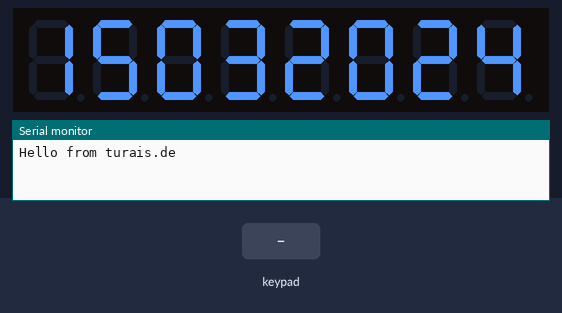
Recording of a program running on a simulated ESP8266 (Wemos D1 mini). Shown: 8-digit seven-segment display, the last lines printed to the serial monitor. The inputs (shaded band) are chosen by the test bench. WiFi joins after 1.5 s; servers stay silent unless stated; the local clock reads 2024-03-15 10:24:30 at power-on unless the program sets it.

Above: at 3.0 s.
3.1 s: key '2' pressed
At 4.6 s:
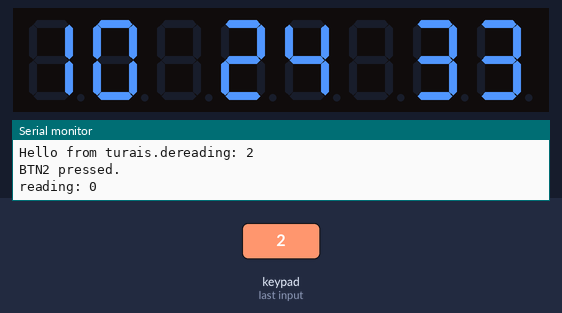
5.3 s: keypad keys 1 2 3 4 pressed 0.4 s apart
Timing chart, 0 to 8.3 s (numbered marks = the images above; inputs shaded):
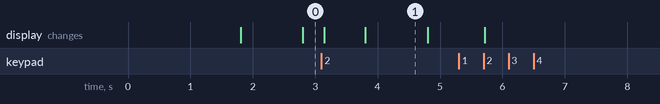

The program:

main.cpp
```cpp
#define BLYNK_PRINT Serial
#include <Arduino.h>
#include <ESP8266WiFi.h>
#include <BlynkSimpleEsp8266.h>

#include <TimeLib.h>
#include <WidgetRTC.h>

#include <TM1638.h>

// change this:
static char auth[] = "blynkappauthkeything";
static char ssid[] = "yourWifi";
static char pass[] = "yourp4a55w0rd";
#define BLYNK_SERVER "your.blynk.server"
// end change

BlynkTimer timer;
WidgetRTC rtc;
TM1638 module(D5, D6, D7);

unsigned long last_poll = 0;
byte reading;

bool toggle_date_time = false;

BLYNK_CONNECTED() {
  // Synchronize time on connection
  rtc.begin();
}

typedef enum {
  BTN1 = 1,
  BTN2 = 2u,
  BTN3 = 4u,
  BTN4 = 8u,
  BTN5 = 16u,
  BTN6 = 32u,
  BTN7 = 64u,
  BTN8 = 128u
} BTN;

void get_pressed(const byte &state, const BTN check, bool &pressed) {
    byte btn_state = (state & check);
    pressed = btn_state / check;
}

void displayClock() {

  size_t buf_size = 9;
  char buf[buf_size];
  if(toggle_date_time) {
    snprintf(buf, buf_size, "%02i %02i %02i", hour(), minute(), second());
  } else {
    snprintf(buf, buf_size, "%02i%02i%04i", day(), month(), year());
  }

  module.setDisplayToString(buf);
}

void setup() {
  Serial.begin(9600);

  Blynk.begin(auth, ssid, pass, BLYNK_SERVER, 8442);
  Serial.print("Hello from turais.de");
  setSyncInterval(10 * 60);
  timer.setInterval(1000L, displayClock);
}

void loop() {
  Blynk.run();
  timer.run();

  uint32_t now = millis();
  if((now - last_poll) > 50) {
    last_poll = now;
    byte act_reading = module.getButtons();
    if(act_reading != reading) {
      Serial.print("reading: ");
      Serial.println(act_reading, HEX);
      reading = act_reading;

      bool btn2_pressed;
      get_pressed(act_reading, BTN2, btn2_pressed);
      if(btn2_pressed) {
        Serial.println("BTN2 pressed.");
        toggle_date_time = !toggle_date_time;
        displayClock();
      }
    }
  }

}
```

Measured:
- after the input at 3.1 s, the display: first changes at once (image 1 shows a later state)
- what the display in image 1 shows lasts 1.0 s, from 3.8 s to 4.8 s
